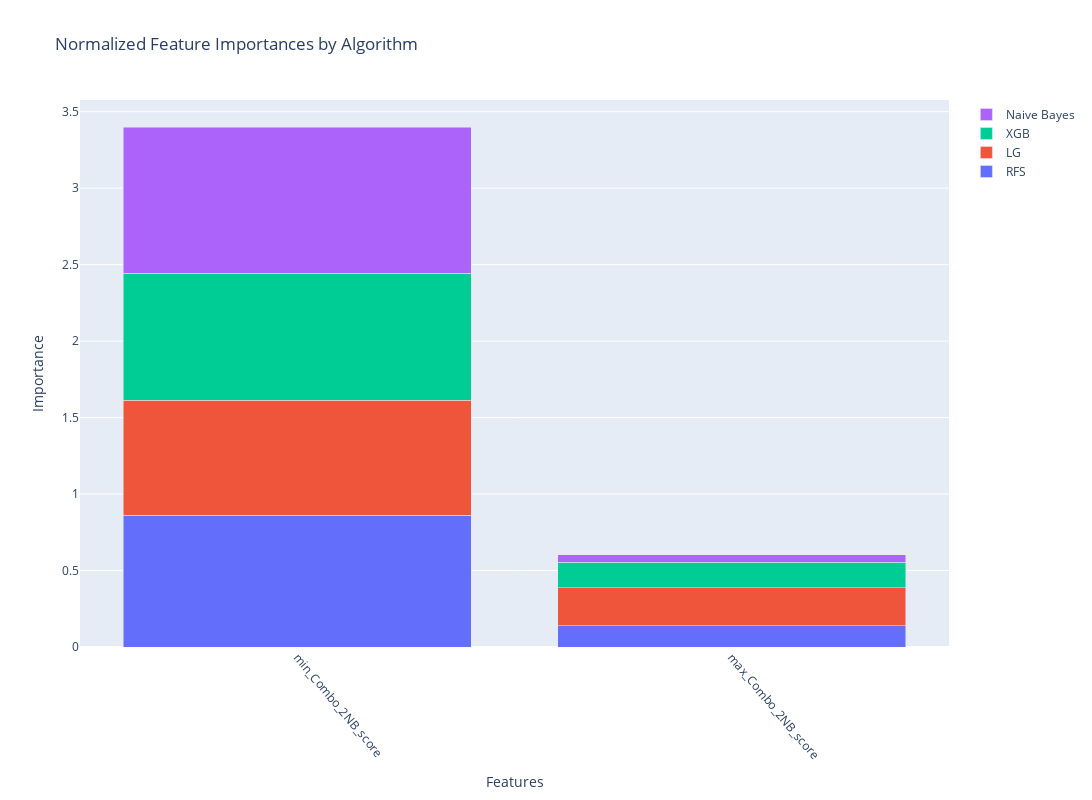

Notebook cell for this chart:
### Code cell
forforsta = tsm_train

# Assume preprocessor, DataPreprocessor, base, gini_scorer are predefined
preprocessor = DataPreprocessor(forforsta)

## Scalle
(Xtrain, Ytrain),(Xval, Yval),  (Xtest, Ytest) = preprocessor.scaller(tsm_train,tsm_val, tsm_test, features =  ['min_Combo_2NB_score',	'max_Combo_2NB_score'])



models = ['naive_bayes', 'xgboost', 'random_forest', 'logistic_regression']

optimizer = ModelOptimizer(models, Xtrain, Ytrain, n_trials=iterations, early_stopping_rounds=10)
best_params, best_models = optimizer.run_models()
print("Best parameters:", best_params)

evaluator = ModelEvaluator(Xtrain, Ytrain, Xval, Yval, Xtest, Ytest, best_models)
evaluator.evaluate_models()
evaluator.plot_roc_curves()

feature_importance = FeatureImportance(forforsta[['Ever90','min_Combo_2NB_score','max_Combo_2NB_score']], best_models, run_correlation_cluster=True)
feature_importance.calculate_importances()
feature_importance.calculate_cumulative_importance()
features_to_keep, features_to_discard = feature_importance.find_highly_correlated_features()

print("Features to keep:", features_to_keep)
print("Features to discard:", features_to_discard)

sorted_features, non_zero_features = feature_importance.plot_importances()

# Filter away highly correlated features and take away the absolute worst
filtered_list = [item for item in sorted_features if item not in features_to_discard]
SelectionOne = filtered_list[:40]

print("Non-zero features:", non_zero_features)

### Figure 1 — Plotly figure (JSON) as saved in the notebook; plotly's stock layout.template omitted (floating-point values rounded to 4 significant figures)
{"data": [{"name": "RFS", "type": "bar", "x": ["min_Combo_2NB_score", "max_Combo_2NB_score"], "y": [0.8612, 0.1388]}, {"name": "LG", "type": "bar", "x": ["min_Combo_2NB_score", "max_Combo_2NB_score"], "y": [0.7517, 0.2483]}, {"name": "XGB", "type": "bar", "x": ["min_Combo_2NB_score", "max_Combo_2NB_score"], "y": [0.8322, 0.1678]}, {"name": "Naive Bayes", "type": "bar", "x": ["min_Combo_2NB_score", "max_Combo_2NB_score"], "y": [0.9524, 0.04762]}], "layout": {"barmode": "stack", "height": 800, "title": {"text": "Normalized Feature Importances by Algorithm"}, "width": 2800, "xaxis": {"categoryorder": "total descending", "tickangle": 50, "title": {"text": "Features"}}, "yaxis": {"title": {"text": "Importance"}}}}
